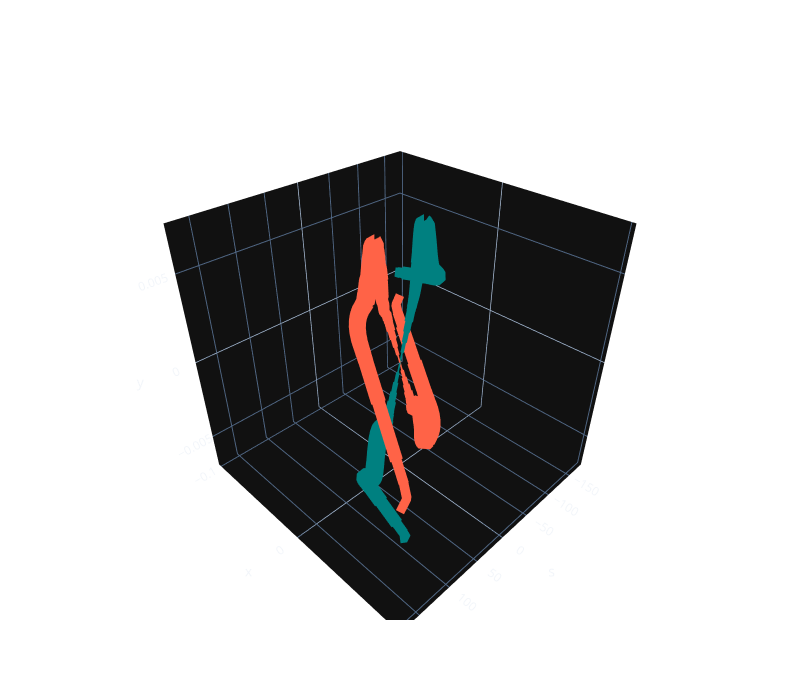

The notebook cell saved with this chart:
### Code cell
import plotly.graph_objects as go
fig = go.Figure()
for beam, color in zip(["lhcb1", "lhcb2"], ["teal", "tomato"]):
    df = dic_bb_ho_IPs[beam]["tw"]['ip1']
    df_sv = dic_bb_ho_IPs["lhcb1"]["sv"]['ip1']
    s = df.s.to_numpy()
    x = df.x.to_numpy()
    X = df_sv.X.to_numpy()
    y = df.y.to_numpy()
    bx = df.betx.to_numpy()
    by = df.bety.to_numpy()
    w = np.sqrt((bx + by)/2)

    for i in range(df.shape[0]-2):
        fig.add_trace(go.Scatter3d(
            x=s[i:i+3], y=x[i:i+3] + X[i:i+3], z=y[i:i+3],
            mode='lines',
            line=dict(
                color=color,
                width=w[i+1]
            ),
            showlegend=False,
        ))

# fig.add_trace(go.Scatter3d(
#     x=[4,5,6], y=[4,5,6], z=[4,5,6],    line=dict(
#         color='darkblue',
#         width=10
#     )))

fig.update_layout(
    width=800,
    height=700,
    autosize=False,
        template="plotly_dark",
        paper_bgcolor="rgba(0,0,0,0)",
        plot_bgcolor="rgba(0,0,0,0)",
    scene=dict(
    xaxis_title="s",
    yaxis_title="x",
    zaxis_title="y",
        # camera=dict(
        #     up=dict(
        #         x=0,
        #         y=0,
        #         z=1
        #     ),
        #     eye=dict(
        #         x=0,
        #         y=1.0707,
        #         z=1,
        #     )
        # ),
        # aspectratio = dict( x=1, y=1, z=0.7 ),
        # aspectmode = 'manual'
    ),
)

fig.show()
